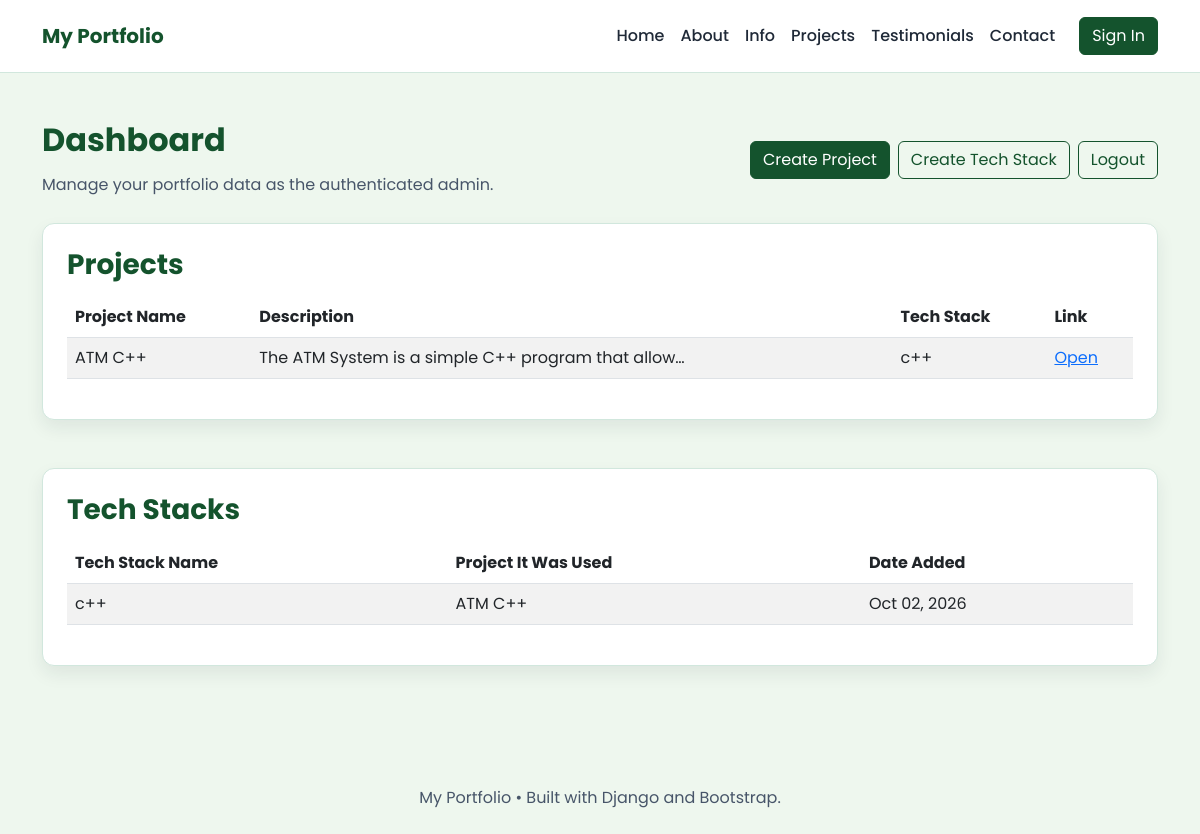
The page /dashboard/ (signed in) on the database its author committed.
### myproject/models.py (models this page shows, shortened)
class Project(models.Model):
    project_name = models.CharField(max_length=200)
    description = models.TextField()
    tech_stacks = models.ManyToManyField(TechStack, related_name='projects', blank=True)
    link = models.URLField(blank=True)

class TechStack(models.Model):
    name = models.CharField(max_length=100, unique=True)
    created_at = models.DateTimeField(auto_now_add=True)
    class Meta:
        ordering = ['name']

### myproject/views.py (the view)
# urls.py: path('dashboard/', views.dashboard, name='dashboard'),
@user_passes_test(lambda user: user.is_active and user.is_superuser, login_url='admin_login')
def dashboard(request):
    projects = Project.objects.all().order_by('project_name')
    tech_stacks = TechStack.objects.all().order_by('name')
    return render(request, 'dashboard.html', {'projects': projects, 'tech_stacks': tech_stacks})

### templates/dashboard.html (shortened to what this page needs)
{% extends 'base.html' %}
{% block content %}
<section class="mb-5">
    <div class="d-flex justify-content-between align-items-center flex-column flex-md-row gap-3 mb-4">
        <div>
            <h2 class="section-title">Dashboard</h2>
            <p class="section-text mb-0">Manage your portfolio data as the authenticated admin.</p>
        </div>
        <div class="d-flex gap-2">
            <a href="{% url 'project_create' %}" class="btn btn-primary btn-primary-custom">Create Project</a>
            <a href="{% url 'tech_stack_create' %}" class="btn btn-outline-custom">Create Tech Stack</a>
            <a href="{% url 'logout' %}" class="btn btn-outline-custom">Logout</a>
        </div>
    </div>
    <div class="card-custom p-4 mb-5">
        <div class="d-flex justify-content-between align-items-center mb-3 flex-column flex-md-row gap-2">
            <h3 class="project-title mb-0">Projects</h3>
        </div>
        <div class="table-responsive">
            <table class="table table-striped align-middle">
                <thead>
                    <tr>
                        <th>Project Name</th>
                        <th>Description</th>
                        <th>Tech Stack</th>
                        <th>Link</th>
                    </tr>
                </thead>
                <tbody>
                    {% for project in projects %}
                    <tr>
                        <td>{{ project.project_name }}</td>
                        <td>{{ project.description|truncatechars:50 }}</td>
                        <td>
                            {% for tech in project.tech_stacks.all %}
                                {{ tech.name }}{% if not forloop.last %}, {% endif %}
                            {% empty %}
                                —
                            {% endfor %}
                        </td>
                        <td>
                            {% if project.link %}
                                <a href="{{ project.link }}" target="_blank" rel="noreferrer">Open</a>
                            {% else %}
                                —
                            {% endif %}
                        </td>
                    </tr>
                    {% empty %}
                    <tr>
                        <td colspan="4" class="text-center text-muted">No projects found.</td>
                    </tr>
                    {% endfor %}
                </tbody>
            </table>
        </div>
    </div>
    <div class="card-custom p-4">
        <div class="d-flex justify-content-between align-items-center mb-3 flex-column flex-md-row gap-2">
            <h3 class="project-title mb-0">Tech Stacks</h3>
        </div>
        <div class="table-responsive">
            <table class="table table-striped align-middle">
                <thead>
                    <tr>
                        <th>Tech Stack Name</th>
                        <th>Project It Was Used</th>
                        <th>Date Added</th>
                    </tr>
                </thead>
                <tbody>
                    {% for tech in tech_stacks %}
                    <tr>
                        <td>{{ tech.name }}</td>
                        <td>
                            {% for project in tech.projects.all %}
                                {{ project.project_name }}{% if not forloop.last %}, {% endif %}
                            {% empty %}
                                —
                            {% endfor %}
                        </td>
                        <td>{{ tech.created_at|date:'M d, Y' }}</td>
                    </tr>
                    {% empty %}
                    <tr>
                        <td colspan="3" class="text-center text-muted">No tech stacks found.</td>
                    </tr>
                    {% endfor %}
                </tbody>
            </table>
        </div>
    </div>
</section>
{% endblock %}

### templates/base.html (style rules this page uses)
:root { --bg-soft: #EEF7EE; --card-bg: #FFFFFF; --primary-green: #14532D; --secondary-green: #166534; --accent-green: #22C55E; --border-soft: #D1E7DD; --text-dark: #1F2937; --text-muted: #475569; }
body { font-family: 'Poppins', sans-serif; background-color: var(--bg-soft); color: var(--text-dark); }
.card-custom, .form-card, .stat-card, .testimonial-card, .contact-card, .project-card { background-color: var(--card-bg); border: 1px solid var(--border-soft); border-radius: 12px; box-shadow: 0 8px 18px rgba(31, 41, 55, 0.08); }
.section-title { font-size: 2rem; font-weight: 700; color: var(--primary-green); margin-bottom: 0.75rem; }
.section-text { color: var(--text-muted); margin-bottom: 1.25rem; line-height: 1.7; }
.project-title, .testimonial-title, .contact-title { color: var(--primary-green); font-weight: 700; margin-bottom: 0.75rem; }
.btn-primary-custom { background-color: var(--primary-green); border-color: var(--primary-green); color: #ffffff; }
.btn-outline-custom { color: var(--primary-green); border-color: var(--primary-green); }

### rows shown on the page
Project: project_name "ATM C++", description "The ATM System is a simple C++ program that allow…"
TechStack: name "c++", created_at "Oct 02, 2026"

### other values the page prints
{{ personal_info.first_name|default:'My' }} "My"
{{ personal_info.last_name|default:'Portfolio' }} "Portfolio"
